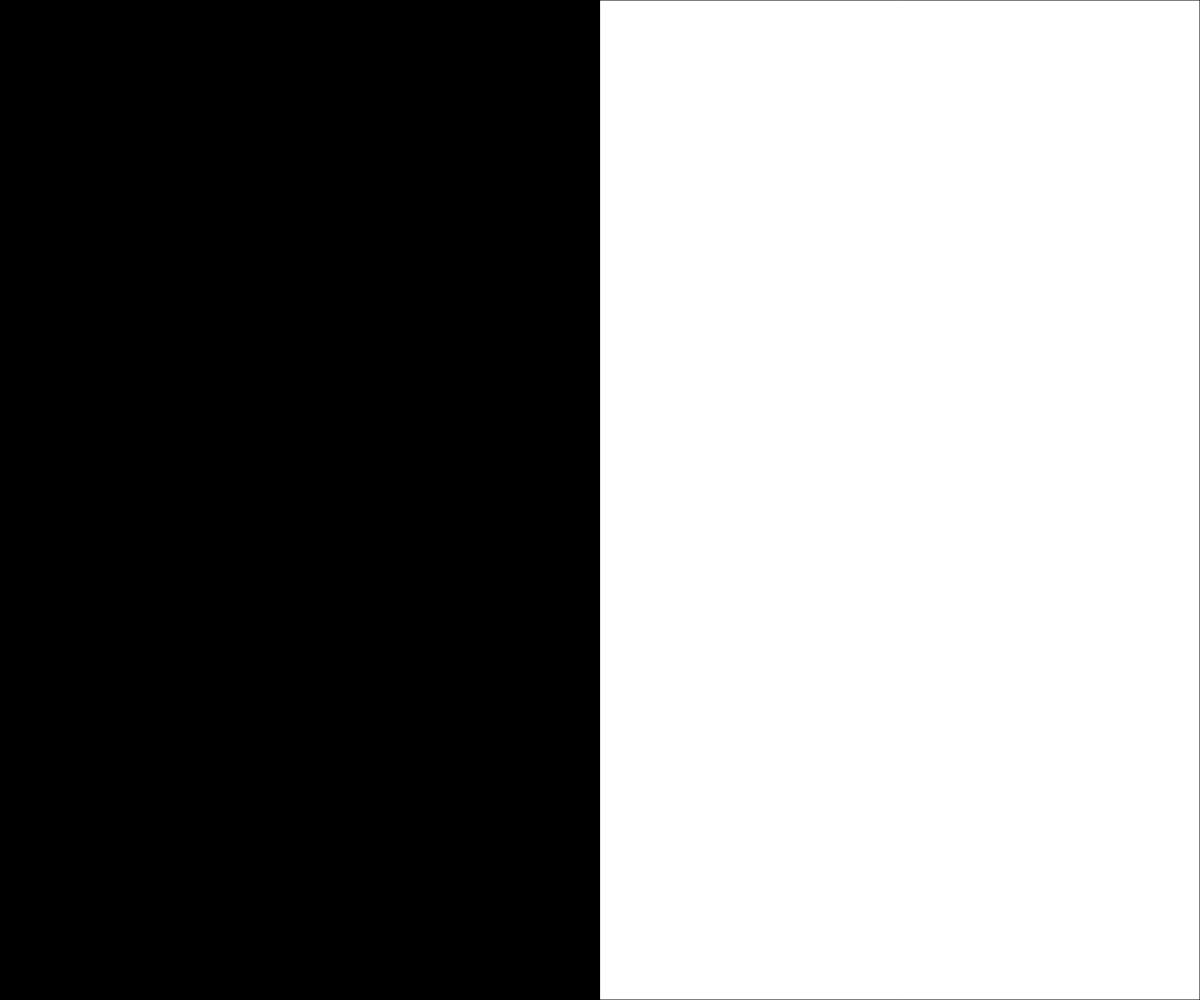
Frame 1 (no input)
Frame 60 (no input): identical to frame 1, image omitted
Frame 120 (the mouse pressed at the canvas centre since frame 60): identical to frame 1, image omitted

The p5.js sketch that drew this single still picture (run headless with seeded random() and noise() and a simulated clock; from frame 60 on, the mouse is pressed at the canvas centre):

// p5.js sketch
// ── sketch.js
// 
// variables. Also a fading effect.

// Global Variables
let mouseSide; // numbers would be better 
let fillValue= 255;

function setup() {
  createCanvas(windowWidth, windowHeight);
  updateMouseState(); // for this demo you do not have to 
}

function updateMouseState(){
  //figure out if the mouse is left/right
  if (mouseX>width/2){
    mouseSide="right";
  } 
  else mouseSide="left";
  print (mouseSide);
}

function draw() {
  background(220);
  updateMouseState();
  renderSquares();
}

function renderSquares(){
  // darw two rectangles on either half of the canvas
  if (mouseSide==="left"){
    fill(0);
  }
  else{
    fill(255);
  }
  rect(0,0,width/2,height);       // left half

  if (mouseSide === "right"){
    fillValue -=5;
  }
  else{
    fillValue+=5;

  }
  fillValue = constrain(fillValue,0,255);
  fill(fillValue);
  rect(width/2,0,width/2,height); //right half
}
